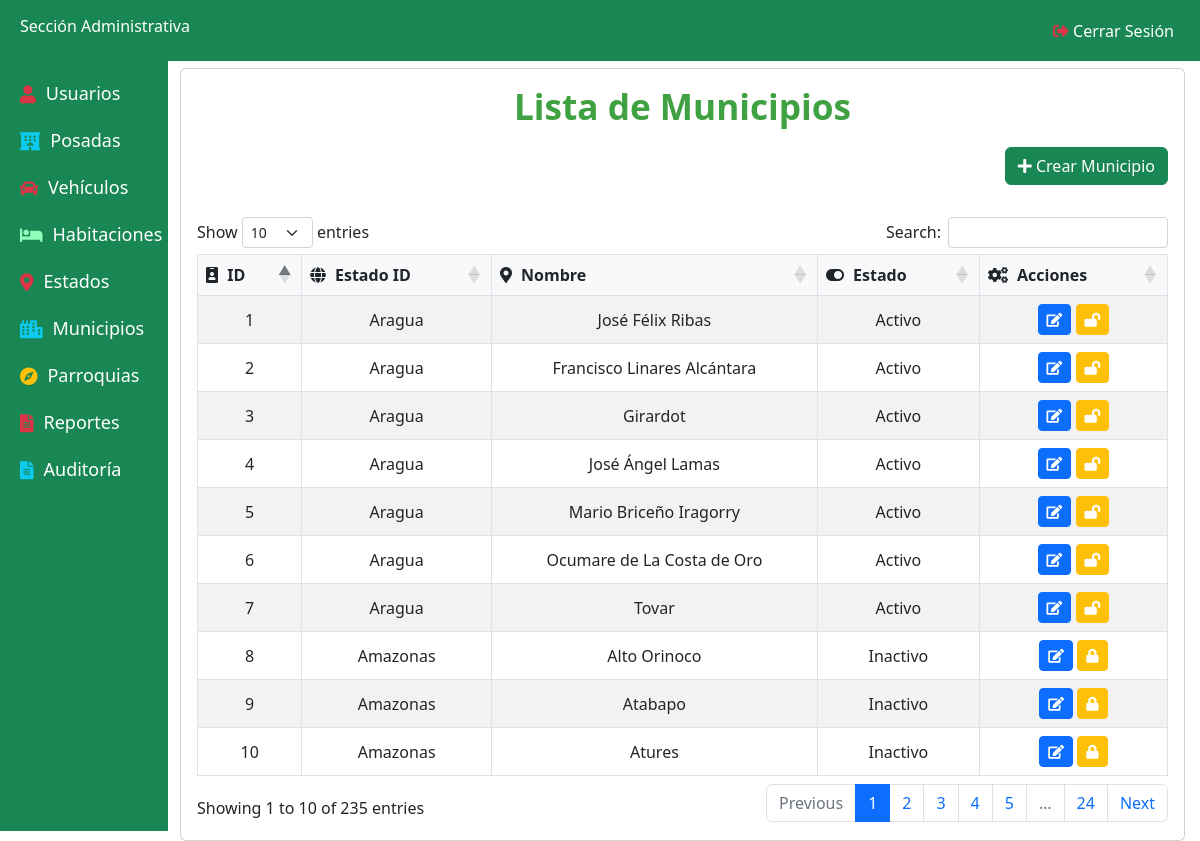
The app's page /Admin/municipalities.php (signed in) with its own data.
### tables this page shows
CREATE TABLE `municipalities` (
  `id` int(11) NOT NULL,
  `state_id` int(11) NOT NULL,
  `name` varchar(255) NOT NULL,
  `flag_url` varchar(255) DEFAULT NULL,
  `status` tinyint(1) DEFAULT 1
);

CREATE TABLE `states` (
  `id` int(11) NOT NULL,
  `name` varchar(255) NOT NULL,
  `flag_url` varchar(255) DEFAULT NULL,
  `status` tinyint(1) DEFAULT 1
);

### Admin/municipalities.php (the view, shortened to what this page needs)
<!DOCTYPE html>
<html lang="en">
<head>
    <link href="../Assets/css/bootstrap.min.css" rel="stylesheet">
    <link rel="stylesheet" href="./Assets/CSS/CRUD.css">
    <link rel="stylesheet" href="https://cdnjs.cloudflare.com/ajax/libs/font-awesome/5.15.4/css/all.min.css">
    <link rel="stylesheet" href="https://cdn.datatables.net/1.11.5/css/dataTables.bootstrap5.min.css">
</head>
<body>
    <div class="container mt-5">
        <div class="card">
            <div class="card-body">
                <h2 class="card-title text-center">Lista de Municipios</h2>
                <div class="text-end mb-3">
                    <button class="btn btn-success mb-3" data-bs-toggle="modal" data-bs-target="#createModal"><i
                            class="fas fa-plus"></i> Crear Municipio</button>
                </div>
                <table id="municipalitiesTable" class="table table-bordered table-striped">
                    <thead>
                        <tr class="text-center">
                            <th><i class="fas fa-id-badge"></i> ID</th>
                            <th><i class="fas fa-globe"></i> Estado ID</th>
                            <th><i class="fas fa-map-marker-alt"></i> Nombre</th>
                            <th><i class="fas fa-toggle-on"></i> Estado</th>
                            <th><i class="fas fa-cogs"></i> Acciones</th>
                        </tr>
                    </thead>
                    <tbody>
                        <?php
                        include '../config/db.php';
                        $sql = "SELECT m.*, s.name as state_name FROM municipalities m
                JOIN states s ON m.state_id = s.id";
                        $result = $conn->query($sql);
                        if ($result->num_rows > 0) {
                            while ($row = $result->fetch_assoc()) {
                                echo "<tr>
                                        <td class='text-center'>{$row['id']}</td>
                                        <td class='text-center'>{$row['state_name']}</td>
                                        <td class='text-center'>{$row['name']}</td>
                                        <td class='text-center'>" . ($row['status'] ? 'Activo' : 'Inactivo') . "</td>
                                        <td class='text-center'>
                                            <button onclick='editMunicipality({$row['id']}, {$row['state_id']}, \"{$row['name']}\", \"{$row['flag_url']}\", {$row['status']})' class='btn btn-primary btn-sm' title='Editar'><i class='fas fa-edit'></i></button>
                                            <button onclick='toggleStatus({$row['id']}, " . ($row['status'] ? 'false' : 'true') . ")' class='btn btn-warning btn-sm' title='Cambiar Estado'><i class='fas " . ($row['status'] ? 'fa-lock-open' : 'fa-lock') . "'></i></button>
                                        </td>
                                    </tr>";
                            }
                        } else {
                            echo "<tr><td colspan='6' class='text-center'>No se encontraron municipios</td></tr>";
                        }
                        ?>
                    </tbody>
                </table>
            </div>
        </div>
    </div>
</body>
</html>

### Admin/Assets/CSS/CRUD.css (style rules this page uses)
body, html { height: 100%; margin: 0; display: flex; flex-direction: column; }
.container { padding-top: 20px; padding-left: 15%; padding-right: 15px; }
@media (min-width: 768px) { .container { max-width: 100%; margin-left: auto; margin-right: auto; } }
h2.card-title { font-size: 2.2rem; font-weight: bold; color: #3fa141; text-align: center; margin-bottom: 20px; }
.table th, .table td { vertical-align: middle; text-align: center; }
.table th { background-color: #f8f9fa; font-weight: bold; }
.table th i { margin-right: 5px; }
.btn-warning { color: #fff; background-color: #ffc107; border-color: #ffc107; }

### Admin/Includes/Dashboard.php (style rules this page uses)
body { background-color: #f8f9fa; margin-top: 60px; }

### records on screen
municipalities: id "1", state.name "Aragua", name "José Félix Ribas", status "Activo"
municipalities: id "2", state.name "Aragua", name "Francisco Linares Alcántara", status "Activo"
municipalities: id "3", state.name "Aragua", name "Girardot", status "Activo"
municipalities: id "4", state.name "Aragua", name "José Ángel Lamas", status "Activo"
municipalities: id "5", state.name "Aragua", name "Mario Briceño Iragorry", status "Activo"
municipalities: id "6", state.name "Aragua", name "Ocumare de La Costa de Oro", status "Activo"
municipalities: id "7", state.name "Aragua", name "Tovar", status "Activo"
municipalities: id "8", state.name "Amazonas", name "Alto Orinoco", status "Inactivo"
municipalities: id "9", state.name "Amazonas", name "Atabapo", status "Inactivo"
municipalities: id "10", state.name "Amazonas", name "Atures", status "Inactivo"
